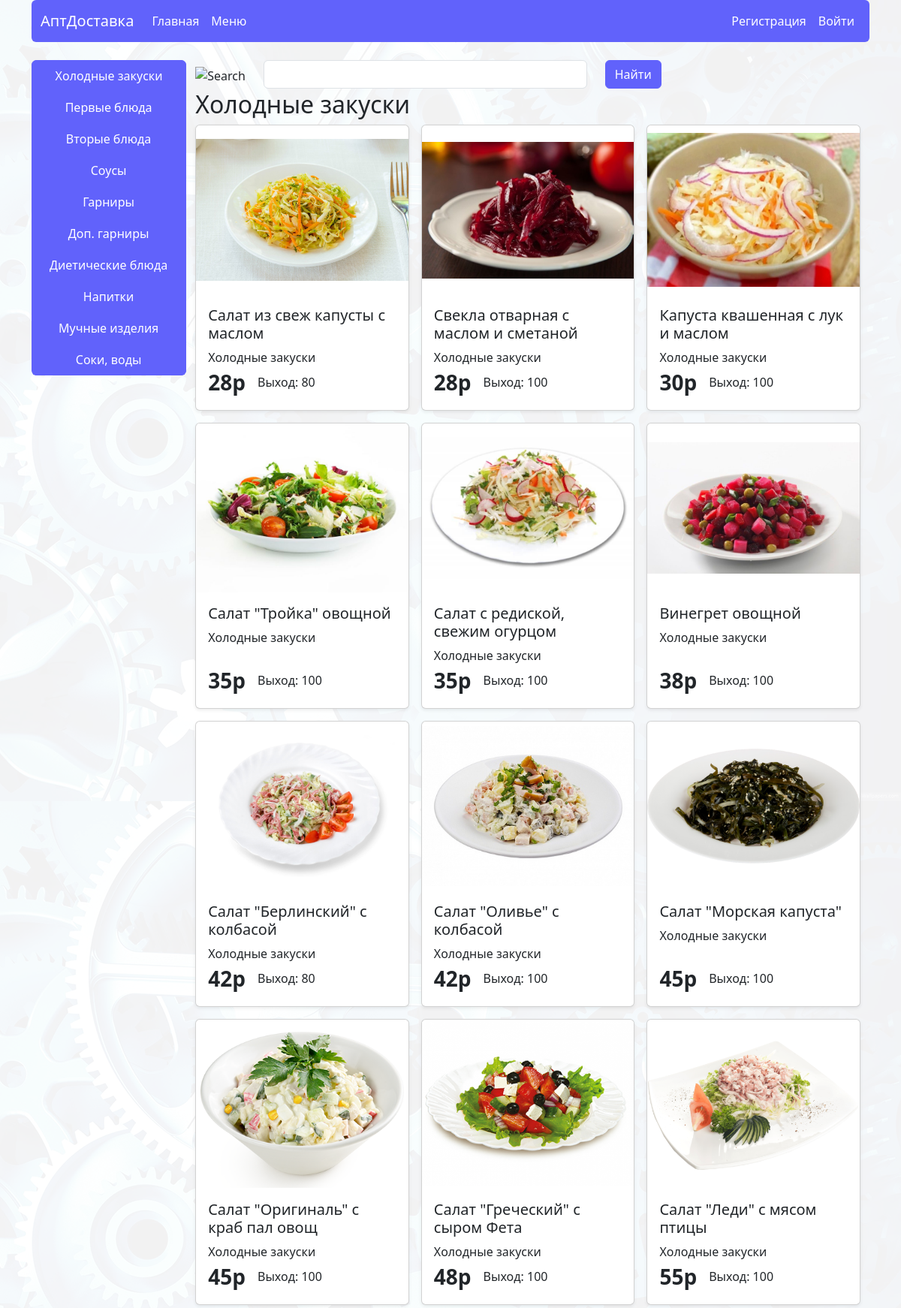
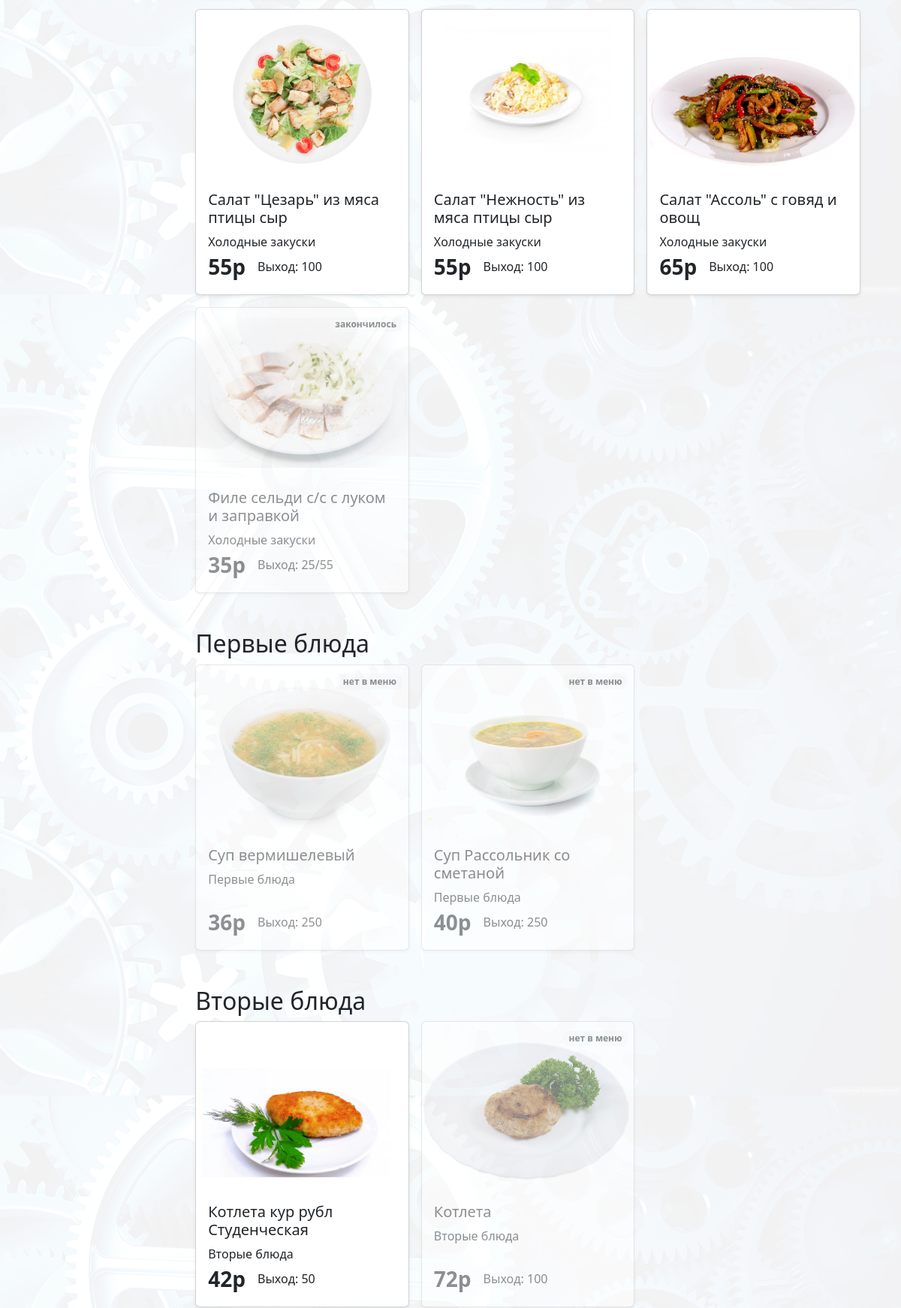
The page / (upper part) on the database its author committed (2 pictures, top to bottom).
### apt_delivery_app/models/m_category.py (models this page shows, shortened)
class Category(models.Model):
    name = models.CharField(
        max_length=20,
        verbose_name="Название"
    )
    class Meta:
        verbose_name = 'Категория'
        verbose_name_plural = 'Категории'

### apt_delivery_app/models/m_meal.py (models this page shows, shortened)
class Meal(models.Model):
    name = models.CharField(
        max_length=150,
        verbose_name="Название"
    )
    price = models.IntegerField(
        verbose_name="Цена (руб.)"
    )
    out = models.CharField(
        max_length=10,
        verbose_name="Выход"
    )
    image = models.ImageField(
        upload_to='images',
        verbose_name="Изображение",
        default='meal.png'
    )
    category = models.ForeignKey(
        'Category',
        on_delete=models.CASCADE,
        verbose_name="Категория",
    )
    quantity = models.IntegerField(
        default=3,
        verbose_name="Количество"
    )
    @property
    def in_menu(self):
        from .m_menu import Menu
        today = timezone.now().date()
        menus = Menu.objects.filter(date=today, meal=self)
        return menus.exists()
    class Meta:
        verbose_name = 'Блюдо'
        verbose_name_plural = 'Блюда'

### apt_delivery_app/views/v_home.py (the view)
# urls.py: path('', views.meal_list, name="home"),
def meal_list(request):
    global search
    context = {}
    menu_exists_subquery = Meal.objects.filter(pk=OuterRef('pk')).filter(menu__date=timezone.now().date())
    finished_subquery = Meal.objects.filter(pk=OuterRef('pk')).filter(quantity=0)
    queryset = Meal.objects.annotate(
        in_today_menu=Exists(menu_exists_subquery),
        finished=Exists(finished_subquery),
        status=Case(
            When(in_today_menu=True, then=Value("Есть в меню")),
            When(Q(in_today_menu=True, finished=True), then=Value("Закончилось")),
            default=Value("Нет в меню"),
            output_field=CharField(),
        ),
    ).order_by('-in_today_menu', 'finished', 'price')
    if request.method == "GET":
        context['search'] = request.GET.get('q')
        if context['search']:
            search_result = search_queryset(queryset, context['search'])
            context['search_result'] = search_result
            context['search_count'] = search_result.count()
            context['search_count_all'] = Meal.objects.count()
    context['categories'] = Category.objects.all()
    category = context['categories'].prefetch_related(
        Prefetch(
            'meal_set',
            queryset=queryset,  # Сортировка блюд по возрастанию цены
            to_attr='ordered_meals'
        )
    )
    context['meals'] = category
    if request.user.is_authenticated:
        context['cart_count'] = Cart.objects.filter(user=request.user).count()
        cart_items = Cart.objects.filter(user=request.user, meal__in=Meal.objects.all()).values('meal_id', 'quantity')
        context['cart_items'] = cart_items
        context['cart_items_id'] = [cart_item['meal_id'] for cart_item in cart_items]
    return render(request, 'home/index.html', context)

### apt_delivery_app/templates/home/index.html (shortened to what this page needs)
{% extends 'home/base.html' %}
{% load static %}
{% block content %}
{% if not search %}
{% include 'home/elements/aside.html' %}
{% endif %}
<section data-bs-spy="scroll" data-bs-smooth-scroll="true" class="row" tabindex="0">
    <form id="changelist-search" method="get">
        <div>
           <div class="row">
            <label for="searchbar" class="col-auto col-form-label"><img src="{% static 'admin/img/search.svg' %}" alt="Search"></label>
            <div class="col col-lg-6">
                <input type="text"  class="form-control " name="q" value="" id="searchbar" autofocus="">
            </div>
               <div class="col-auto">
                   <button type="submit" class="btn btn-primary">Найти</button>
               </div>
            </div>
        </div>
    </form>
    {% if search %}
    <div>
    <div>
        <h2>Найдено {{search_count}} по: {{search}}</h2>
    </div>
    <div class="row row-cols-1 row-cols-md-2  row-cols-xl-3 g-3">
        {% for meal in search_result %}
        {% include 'home/elements/meals_cards.html' %}
        {% empty %}
        <div class="col w-100">
            {% include 'home/elements/danger.html' with text="Ничего не найдено"%}
        </div>
        {% endfor %}
    </div>
    </div>
    {% else %}
    {% for category in meals %}
    <div id="cat_{{category.id}}" class="pb-5">
        <div>
            <h2>{{category.name}}</h2>
        </div>
        <div class="row row-cols-1 row-cols-md-2  row-cols-xl-3 g-3">
            {% for meal in category.ordered_meals %}
            {% include 'home/elements/meals_cards.html' %}
            {% empty %}
            <div class="col w-100">
                {% include 'home/elements/danger.html' with text="Ничего не найдено"%}
            </div>
            {% endfor %}
        </div>
    </div>
    {% endfor %}
    {% endif%}
</section>
{% endblock %}

### apt_delivery_app/templates/home/elements/aside.html
<aside id='aside'
       class="d-flex flex-wrap align-items-center justify-content-between sticky-top z-1 rounded-2 overflow-hidden   float-none float-lg-start mb-4"
       style="top: 80px;">
    <div id="nav" class="btn-group overflow-x-auto dragscroll flex-row flex-lg-column">
        {% for category in categories %}
        <a href="#cat_{{category.id}}" data-category-id="{{ category.id }}"
           class="btn btn-primary rounded-0 d-flex px-4 align-items-center justify-content-center px-4 py-2">
            {{ category.name }}
        </a>
        {% endfor %}
    </div>
</aside>

### apt_delivery_app/templates/home/elements/meals_cards.html (shortened to what this page needs)
<div class="{% if not meal.in_menu or meal.quantity == 0 %} opacity-50{% endif %}">
    <div class="meal-item card shadow-sm h-100" data-id="{{ meal.id }}">
        {% if not meal.in_menu or meal.quantity == 0%}
        <div class="position-absolute top-0 end-0 p-2">
            <span class="badge bg-light text-dark" title="Блюдо временно отсутствует в меню" data-toggle="tooltip">
                {% if not meal.in_menu %}
                нет в меню
                {% elif meal.quantity == 0%}
                закончилось
                {% endif %}
            </span>
        </div>
        {% endif %}
        <img src="{{ meal.image.url }}" class="meal-image card-img-top object-fit-contain w-100" height="225" alt="Катринка с блюдом">
        <div class="card-body d-flex flex-column justify-content-between">
            <div>
                <h5 class="meal-name card-title name_meal">{{ meal.name }}</h5>
                <p class="meal-category card-text name_cat">{{ meal.category.name }}</p>
            </div>
            <div class="d-flex gap-3 align-items-center">
                <div class="meal-price fs-3 fw-semibold">{{ meal.price }}р</div>
                <div>Выход: {{ meal.out }}</div>
            </div>
            {% if request.user.is_authenticated and meal.in_menu and meal.quantity != 0%}
                {% load custom_filters %}
            {% endif %}
        </div>
    </div>
</div>

### apt_delivery_app/static/css/home/home_style.css (style rules this page uses)
body { background-image: url('../../images/fon/fon.png'); background-size: 100%; background-attachment: fixed; }

### rows shown on the page
Category: name "Холодные закуски"
Category: name "Первые блюда"
Category: name "Вторые блюда"
Category: name "Соусы"
Category: name "Гарниры"
Category: name "Доп. гарниры"
Category: name "Диетические блюда"
Category: name "Напитки"
Category: name "Мучные изделия"
Category: name "Соки, воды"
Meal: image (picture), name "Салат из свеж капусты с маслом", category.name "Холодные закуски", price "28", out "80"
Meal: image (picture), name "Свекла отварная с маслом и сметаной", category.name "Холодные закуски", price "28", out "100"
Meal: image (picture), name "Капуста квашенная с лук и маслом", category.name "Холодные закуски", price "30", out "100"
Meal: image (picture), name "Салат \"Тройка\" овощной", category.name "Холодные закуски", price "35", out "100"
Meal: image (picture), name "Салат с редиской, свежим огурцом", category.name "Холодные закуски", price "35", out "100"
Meal: image (picture), name "Винегрет овощной", category.name "Холодные закуски", price "38", out "100"
Meal: image (picture), name "Салат \"Берлинский\" с колбасой", category.name "Холодные закуски", price "42", out "80"
Meal: image (picture), name "Салат \"Оливье\" с колбасой", category.name "Холодные закуски", price "42", out "100"
Meal: image (picture), name "Салат \"Морская капуста\"", category.name "Холодные закуски", price "45", out "100"
Meal: image (picture), name "Салат \"Оригиналь\" с краб пал овощ", category.name "Холодные закуски", price "45", out "100"
Meal: image (picture), name "Салат \"Греческий\" с сыром Фета", category.name "Холодные закуски", price "48", out "100"
Meal: image (picture), name "Салат \"Леди\" с мясом птицы", category.name "Холодные закуски", price "55", out "100"
Meal: image (picture), name "Салат \"Цезарь\" из мяса птицы сыр", category.name "Холодные закуски", price "55", out "100"
Meal: image (picture), name "Салат \"Нежность\" из мяса птицы сыр", category.name "Холодные закуски", price "55", out "100"
Meal: image (picture), name "Салат \"Ассоль\" с говяд и овощ", category.name "Холодные закуски", price "65", out "100"
Meal: quantity "закончилось", image (picture), name "Филе сельди с/с с луком и заправкой", category.name "Холодные закуски", price "35", out "25/55"
Meal: shows "нет в меню", image (picture), name "Суп вермишелевый", category.name "Первые блюда", price "36", out "250"
Meal: shows "нет в меню", image (picture), name "Суп Рассольник со сметаной", category.name "Первые блюда", price "40", out "250"
Meal: image (picture), name "Котлета кур рубл Студенческая", category.name "Вторые блюда", price "42", out "50"
Meal: shows "нет в меню", image (picture), name "Котлета", category.name "Вторые блюда", price "72", out "100"
